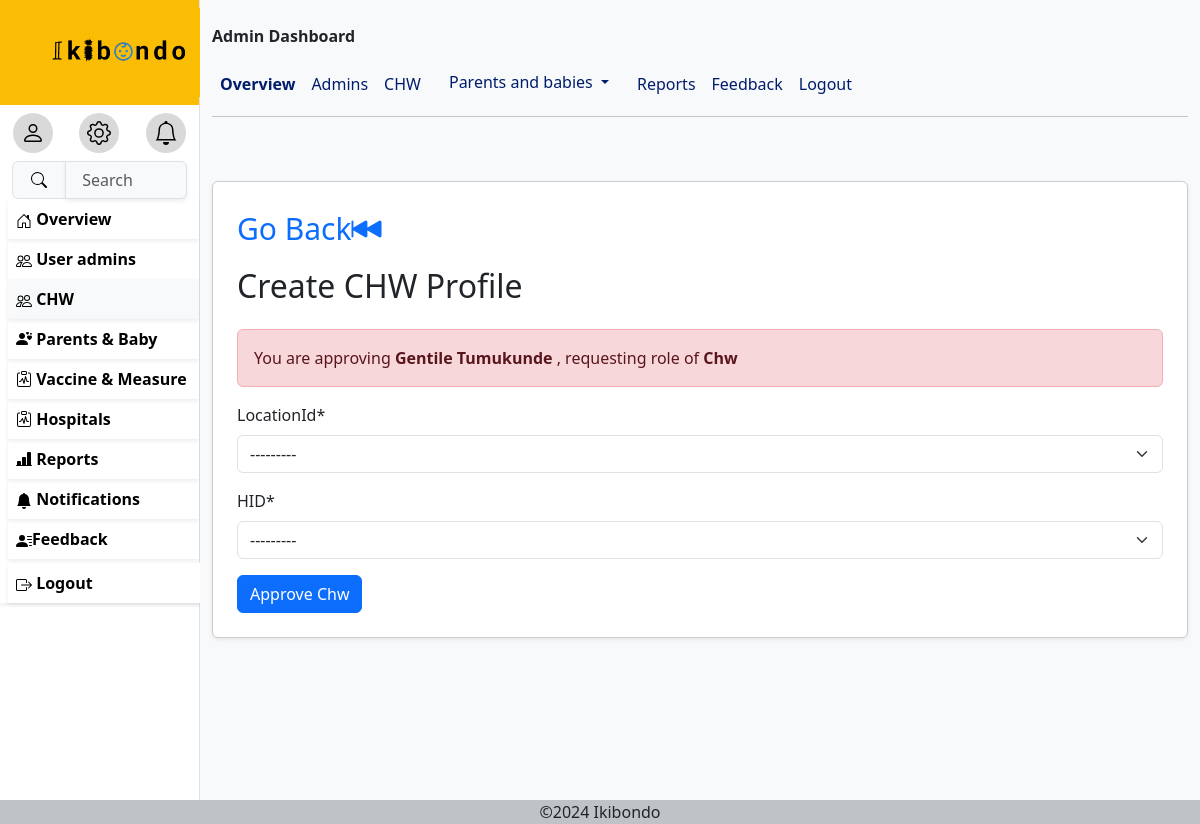
/approve/0780605880/Chw/ (signed in), run on the app's committed database.
### ikibondoapp/models.py (models this page shows, shortened)
class Myuser(AbstractUser):
    ROLE_CHOICES = [
        ('Nurse', 'Nurse'),
        ('Superadmin', 'Superadmin'),
        ('Chw', 'Chw'),
        ('Parent', 'Parent'),
    ]
    GENDER_CHOICES = [
        ('Male', 'Male'),
        ('Female', 'Female'),
    ]
    username=None
    phone_number=models.CharField(max_length=10,validators=[
            RegexValidator(
                regex=r'^\d{10}$',
                message="Phone number must be 10 digits long.",
                code='invalid_phone_number'
            )
            ],
        unique=True)
    email=models.EmailField(unique=True,blank=True)
    role=models.CharField(choices=[('Nurse','Nurse'),('Superadmin','Superadmin'),('Chw','Chw'),('Parent','Parent')],max_length=50)
    gender= models.CharField(choices=[('Male','Male'),('Female','Female')],max_length=20)
    Age= models.PositiveIntegerField(null=True,validators=[
            RegexValidator(
                regex=r'^\d{2}$',
                message="age must be 2 digits long.",
                code='invalid_age_value'
            )
            ])
    need_password_change=models.BooleanField(default=True)
    USERNAME_FIELD='phone_number'
    REQUIRED_FIELDS=['email']
    object=CustomUserManager()

class Location(models.Model):
    LocationId= models.PositiveIntegerField(primary_key=True)
    Country = models.CharField(max_length=100, default='Rwanda', blank=True)
    Provence= models.CharField(max_length=100)
    District= models.CharField(max_length=100)
    Village= models.CharField(max_length=100)
    Streetcode=models.CharField(max_length=50,blank=True)
    def __str__(self):
        return  f"{self.Country}/{self.Provence}/{self.District}/{self.Village}/{self.Streetcode}"
    class Meta:
        verbose_name_plural="Locations"

class Hospital(models.Model):
    HID= models.PositiveBigIntegerField(primary_key=True)
    LocationId=models.ForeignKey(Location, on_delete=models.CASCADE,related_name='Hospital')
    Names= models.CharField(max_length=100)
    Hospitaltype= models.TextField()
    def __str__(self):
        return self.Names

### ikibondoapp/views.py (the view)
# urls.py: path('approve/<str:phone>/<str:role>/',create_chw,name='approve'),
@login_required
def create_chw(request, phone, role):
    user_to_approve = get_object_or_404(Myuser, phone_number=phone, role=role)
    if request.method == 'POST':
        if  role == 'Chw':
            form = CHWForm(request.POST)
        elif role == 'Parent':
            form = ParentForm(request.POST)
        else:
            form = None
        if form and form.is_valid():
            instance = form.save(commit=False)
            instance.User = user_to_approve  # Link to the approved user
            instance.save()
            approval= Approval.objects.create()
            approval.approves.add(user_to_approve)
            approval.approvers.add(request.user)
            approval.comment = f"User approved as {role} successfully."
            approval.save()
            user_to_approve.is_active = True
            user_to_approve.save()
            Notification.objects.create(
                user=user_to_approve,
                message=f"Your account has been approved by {request.user.first_name} {request.user.last_name}."
            )
            subject = "Your Account Has Been Approved 🎉"
            plain_message = (
                f"Dear {user_to_approve.last_name} {user_to_approve.first_name},\n\n"
                "We are excited to let you know that your account has been approved.\n"
                "You can now log in and enjoy all the features available.\n\n"
                "Thank you for joining us!\n\n"
                "Best Regards,\n"
                "Ikibondo Support Team"
            )
            html_message = f"""
                <div style="font-family: Arial, sans-serif; color: #333; line-height: 1.6; max-width: 600px; margin: auto;">
                    <h2 style="color: #007BFF; text-align: center;">{user_to_approve.role} Account Approved 🎉</h2>
                    <p style="font-size: 16px;">Dear <strong>{user_to_approve.last_name} {user_to_approve.first_name}</strong>,</p>
                    <p>We are excited to inform you that <strong>your account has been approved!</strong></p>
                    <p>You can now log in and start using all the amazing features available.</p>
                    <div style="text-align: center; margin: 20px;">
                        <a href="https://ikibondo.gov.rw/login"
                        style="display: inline-block; padding: 10px 20px; font-size: 16px;
                                color: white; background-color: #28a745; text-decoration: none;
                                border-radius: 5px;">
                            Log In Now
                        </a>
                    </div>
                    <p>If you have any questions or need assistance, feel free to <a href="https://ikibondo.gov.rw/contact">contact us</a>.</p>
                    <p>Thank you for joining us!</p>
                    <p style="font-size: 14px; color: #777;">Best Regards,<br><strong>Ikibondo support Team</strong></p>
                </div>
            """
            send_mail(
                subject=subject,
                message=plain_message,
                from_email='djanaclet@gmail.com',
                recipient_list=[user_to_approve.email],
                html_message=html_message,
            )
            Notification.objects.create(
                user=request.user,
                message=f"You approved {user_to_approve.first_name} {user_to_approve.last_name}'s account as {role}."
            )
            messages.success(request, f"{role} approved and notifications sent.")
            return redirect('chw')  # Redirect to the CHW list or success page
    else:
        if role == 'Chw':
            form = CHWForm()
        elif role == 'Parent':
            form = ParentForm()
        else:
            return redirect(reverse("reports"))  # Redirect invalid roles
        context = {
            'usertoapprove':user_to_approve,
            'form': form,
            'user': request.user,
            'approve': {
                'phone': phone,
                'role': role
            }
        }
        return render(request, 'approve_chw.html', context)

### ikibondoapp/forms.py
class CHWForm(forms.ModelForm):
    class Meta:
        model = CHW
        fields = ['LocationId', 'HID']  # Include only the fields you want
        widgets = {
            'LocationId': forms.Select(attrs={'class': 'form-control'}),
            'HID': forms.Select(attrs={'class': 'form-control'}),
        }

### TEMPLATES/approve_chw.html (shortened to what this page needs)
{% extends 'base.html' %}
{% load crispy_forms_tags %}
{% block menu%}
<a href="{% url 'useradmin' %}" class="remove">
    <div class="p-2 ms-2 shadow-sm fw-bold hovs">
      Overview</div>
   </a>
   {%if user.role == 'Superadmin'%}
   <a href="{% url 'admins'%}" class="remove">
    <div class="p-2 ms-2 shadow-sm fw-bold hovs">
      User admins
     </div>
   </a>
   {%endif%}
   {% if user.role == 'Superadmin' or user.role == 'Nurse'%}
   <a href="{% url 'chw'%}" class="remove">
    <div class="p-2 ms-2 shadow-sm fw-bold bg-light hovs">
      CHW
     </div>
   </a>
   {%endif%}
   <a href="{% url 'parents' %}" class="remove hovs">
    <div class="p-2  ms-2 shadow-sm fw-bold hovs">
      <i class="bi bi-person-hearts"></i>
       Parents & Baby</div>
   </a>
   <a href="{% url 'vaccine' %}" class="remove">
    <div class="p-2 ms-2 shadow-sm fw-bold hovs">
      <i class="bi bi-clipboard-pulse"></i>
       Vaccine & Measure</div>
   </a>
   {% if user.role == 'Superadmin' or user.role == 'Nurse'%}
   <a href="{% url 'hospitals' %}" class="remove">
    <div class="p-2 ms-2 shadow-sm fw-bold  hovs">
      <i class="bi bi-clipboard-pulse"></i>
       Hospitals</div>
   </a>
   <a href="{% url 'reports' %}" class="remove">
    <div class="p-2 ms-2 shadow-sm fw-bold hovs">
      <i class="bi bi-bar-chart-line-fill"></i>
      Reports</div>
   </a>
   {%endif%}
   <a href="{% url 'notification'%}" class="remove">
    <div class="p-2 ms-2 shadow-sm fw-bold  hovs">
      <svg xmlns="http://www.w3.org/2000/svg" width="16" height="16" fill="currentColor" class="bi bi-bell-fill" viewBox="0 0 16 16">
        <path d="M8 16a2 2 0 0 0 2-2H6a2 2 0 0 0 2 2m.995-14.901a1 1 0 1 0-1.99 0A5 5 0 0 0 3 6c0 1.098-.5 6-2 7h14c-1.5-1-2-5.902-2-7 0-2.42-1.72-4.44-4.005-4.901"/>
      </svg>
       Notifications</div>
   </a>
   {%if user.role == 'Superadmin' or user.role == 'Nurse'%}
   <a href="{% url 'adminfeedback'%}" class="remove">
    <div class="p-2 ms-2 shadow-sm fw-bold  hovs">
      Feedback
      </div>
   </a>
   {%endif%}
      <div>
      <form method="post" action="{% url 'logout' %}" class="container-fluid p-0 shadow-sm mt-1">
        <button type="submit" class="p-2 ms-2 shadow-sm fw-bold container-fluid border-0 bg-white text-start hovs">
           Logout</button>
        </form>
       </div>
{%endblock%}
{%block content%}
<div class="wrapper">
    <div class="container box1 mt-5 shadow-sm">
    <a href="{% url 'reports' %}" style="text-decoration: none;font-size: 30px;">Go Back<i class="bi bi-skip-backward-fill"></i></a>
    {% if approve.role == 'Chw'%}
    <h2>Create CHW Profile</h2>
    {%elif approve.role == 'Parent'%}
    <h2>Create Parent Profile</h2>
    {%endif%}
    <form action="{% url 'approve' phone=approve.phone role=approve.role  %}" method="post">
      <div class="alert alert-danger">You are approving <b>{{usertoapprove.first_name}} {{usertoapprove.last_name}}</b> , requesting role of <b>{{usertoapprove.role}}</b> </div>
        {{ form|crispy }}
        <button type="submit" class="btn btn-primary">Approve {{approve.role}}</button>
    </form>
</div>
</div>
{%endblock%}

### TEMPLATES/base.html (style rules this page uses)
*, *::before, *::after { box-sizing: border-box; }
* { margin: 0; }
body { font-family: system-ui; max-width: 100%; margin-inline: auto; }
.remove { text-decoration: none; color: #000; font-weight: bolder; }
.wrapper { display: grid; grid-template-columns: repeat(auto-fit, minmax(350px, 1fr)); gap:1rem; margin-top: 1rem ; }
.box1 { background-color: #fff; border: 1px solid #ccc; border-radius: 6px; padding: 1.5rem; display: grid; grid-template-rows: subgrid; grid-row:span 3; }

### data on the page
Myuser: first_name "Gentile", last_name "Tumukunde", role "Chw"
Location: LocationId "---------"
Hospital: HID "---------"
